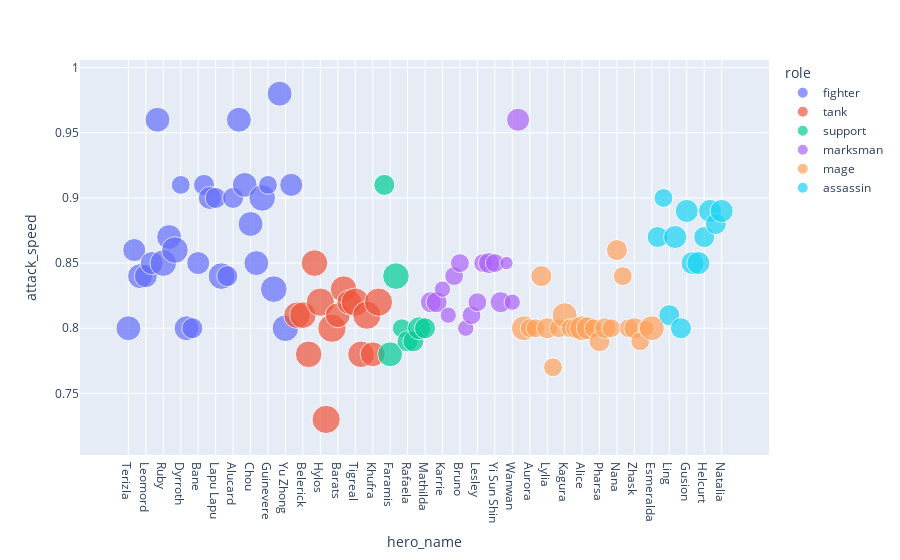

Write notebook code for a chart like this one.
### Code cell
fig = px.scatter(td_MLBB, x="hero_name", y="attack_speed",
                size="defense_overall", color="role")

# showing the plot
fig.show()

### Figure 1 — Plotly figure (JSON) as saved in the notebook; plotly's stock layout.template omitted (floating-point values rounded to 4 significant figures)
{"data": [{"hovertemplate": "role=fighter<br>hero_name=%{x}<br>attack_speed=%{y}<br>defense_overall=%{marker.size}<extra></extra>", "legendgroup": "fighter", "marker": {"color": "#636efa", "size": [7, 6, 7, 6, 6, 7, 8, 7, 8, 4, 7, 5, 6, 5, 6, 5, 8, 5, 5, 7, 7, 7, 7, 8, 4, 8, 7, 8, 6], "sizemode": "area", "sizeref": 0.0225, "symbol": "circle"}, "mode": "markers", "name": "fighter", "orientation": "v", "showlegend": true, "type": "scatter", "x": ["Terizla", "Martis", "Thamuz", "Leomord", "Minsitthar", "Alpha", "Ruby", "Freya", "X.Borg", "Dyrroth", "Masha", "Khaleed", "Bane", "Argus", "Badang", "Lapu Lapu", "Hilda", "Roger", "Alucard", "Zilong", "Sun", "Chou", "Balmond", "Jawhead", "Guinevere", "Aldous", "Paquito", "Yu Zhong", "Silvanna"], "xaxis": "x", "y": [0.8, 0.86, 0.84, 0.84, 0.85, 0.96, 0.85, 0.87, 0.86, 0.91, 0.8, 0.8, 0.85, 0.91, 0.9, 0.9, 0.84, 0.84, 0.9, 0.96, 0.91, 0.88, 0.85, 0.9, 0.91, 0.83, 0.98, 0.8, 0.91], "yaxis": "y"}, {"hovertemplate": "role=tank<br>hero_name=%{x}<br>attack_speed=%{y}<br>defense_overall=%{marker.size}<extra></extra>", "legendgroup": "tank", "marker": {"color": "#EF553B", "size": [8, 8, 8, 8, 9, 9, 9, 7, 8, 7, 9, 8, 9, 7, 9], "sizemode": "area", "sizeref": 0.0225, "symbol": "circle"}, "mode": "markers", "name": "tank", "orientation": "v", "showlegend": true, "type": "scatter", "x": ["Grock", "Belerick", "Lolita", "Akai", "Hylos", "Minotaur", "Baxia", "Barats", "Uranus", "Franco", "Tigreal", "Atlas", "Gatot Kaca", "Khufra", "Johnson"], "xaxis": "x", "y": [0.81, 0.81, 0.78, 0.85, 0.82, 0.73, 0.8, 0.81, 0.83, 0.82, 0.82, 0.78, 0.81, 0.78, 0.82], "yaxis": "y"}, {"hovertemplate": "role=support<br>hero_name=%{x}<br>attack_speed=%{y}<br>defense_overall=%{marker.size}<extra></extra>", "legendgroup": "support", "marker": {"color": "#00cc96", "size": [5, 7, 8, 4, 5, 5, 6, 5], "sizemode": "area", "sizeref": 0.0225, "symbol": "circle"}, "mode": "markers", "name": "support", "orientation": "v", "showlegend": true, "type": "scatter", "x": ["Carmilla", "Faramis", "Kaja", "Estes", "Rafaela", "Angela", "Diggie", "Mathilda"], "xaxis": "x", "y": [0.91, 0.78, 0.84, 0.8, 0.79, 0.79, 0.8, 0.8], "yaxis": "y"}, {"hovertemplate": "role=marksman<br>hero_name=%{x}<br>attack_speed=%{y}<br>defense_overall=%{marker.size}<extra></extra>", "legendgroup": "marksman", "marker": {"color": "#ab63fa", "size": [5, 5, 3, 3, 4, 4, 3, 4, 4, 4, 5, 4, 5, 2, 3, 6], "sizemode": "area", "sizeref": 0.0225, "symbol": "circle"}, "mode": "markers", "name": "marksman", "orientation": "v", "showlegend": true, "type": "scatter", "x": ["Irithel", "Kimmy", "Karrie", "Moskov", "Clint", "Bruno", "Popol and Kupa", "Granger", "Lesley", "Miya", "Hanabi", "Yi Sun Shin", "Claude", "Layla", "Wanwan", "Brody"], "xaxis": "x", "y": [0.82, 0.82, 0.83, 0.81, 0.84, 0.85, 0.8, 0.81, 0.82, 0.85, 0.85, 0.85, 0.82, 0.85, 0.82, 0.96], "yaxis": "y"}, {"hovertemplate": "role=mage<br>hero_name=%{x}<br>attack_speed=%{y}<br>defense_overall=%{marker.size}<extra></extra>", "legendgroup": "mage", "marker": {"color": "#FFA15A", "size": [7, 4, 4, 5, 5, 4, 4, 7, 4, 5, 7, 6, 4, 5, 5, 4, 5, 4, 4, 5, 4, 3, 7], "sizemode": "area", "sizeref": 0.0225, "symbol": "circle"}, "mode": "markers", "name": "mage", "orientation": "v", "showlegend": true, "type": "scatter", "x": ["Lunox", "Aurora", "Vexana", "Harith", "Lylia", "Gord", "Cyclops", "Kagura", "Odette", "Valir", "Alice", "Kadita", "Eudora", "Pharsa", "Cecilion", "Chang'e", "Nana", "Harley", "Vale", "Zhask", "Luo Yi", "Yve", "Esmeralda"], "xaxis": "x", "y": [0.8, 0.8, 0.8, 0.84, 0.8, 0.77, 0.8, 0.81, 0.8, 0.8, 0.8, 0.8, 0.8, 0.79, 0.8, 0.8, 0.86, 0.84, 0.8, 0.8, 0.79, 0.8, 0.8], "yaxis": "y"}, {"hovertemplate": "role=assassin<br>hero_name=%{x}<br>attack_speed=%{y}<br>defense_overall=%{marker.size}<extra></extra>", "legendgroup": "assassin", "marker": {"color": "#19d3f3", "size": [5, 4, 5, 6, 5, 6, 6, 6, 5, 6, 5, 6], "sizemode": "area", "sizeref": 0.0225, "symbol": "circle"}, "mode": "markers", "name": "assassin", "orientation": "v", "showlegend": true, "type": "scatter", "x": ["Saber", "Karina", "Ling", "Hanzo", "Selena", "Gusion", "Lancelot", "Hayabusa", "Helcurt", "Fanny", "Benedetta", "Natalia"], "xaxis": "x", "y": [0.87, 0.9, 0.81, 0.87, 0.8, 0.89, 0.85, 0.85, 0.87, 0.89, 0.88, 0.89], "yaxis": "y"}], "layout": {"autosize": true, "legend": {"itemsizing": "constant", "title": {"text": "role"}, "tracegroupgap": 0}, "margin": {"t": 60}, "xaxis": {"anchor": "y", "autorange": true, "domain": [0, 1], "range": [-7.57, 109.4], "title": {"text": "hero_name"}, "type": "category"}, "yaxis": {"anchor": "x", "autorange": true, "domain": [0, 1], "range": [0.6788, 1.027], "title": {"text": "attack_speed"}, "type": "linear"}}}
